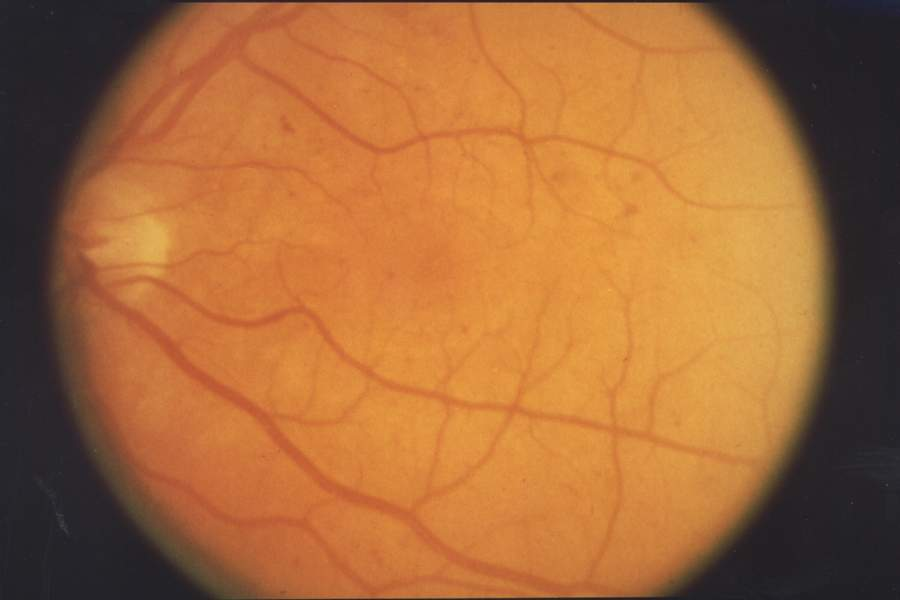
#> input picture uploads/8f3bd05e278444f48cc10f25905b79f0.jpg, 900 x 600 px
$ python -i gradcam.py   (imports and definitions only)
#> lines starting #> are read from the running program, lines starting #| are printed output that depends on the picture
from pathlib import Path
import cv2
import numpy as np


def generate_gradcam(image_path: str, output_path: str = "figures/latest_gradcam.png") -> str:
#> called with output_path = 'figures/latest_gradcam.png'
    image = cv2.imread(image_path)
#> image is the input picture: shape (600, 900, 3); mean B, G, R 58.3, 105.9, 165.2
    if image is None:
        raise ValueError(f"Could not read image: {image_path}")

    image = cv2.resize(image, (512, 512))
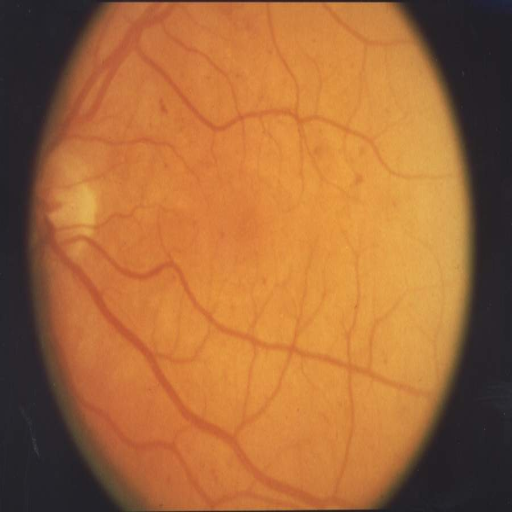
#> image: shape (512, 512, 3); mean B, G, R 58.2, 105.8, 165.1
    gray = cv2.cvtColor(image, cv2.COLOR_BGR2GRAY)
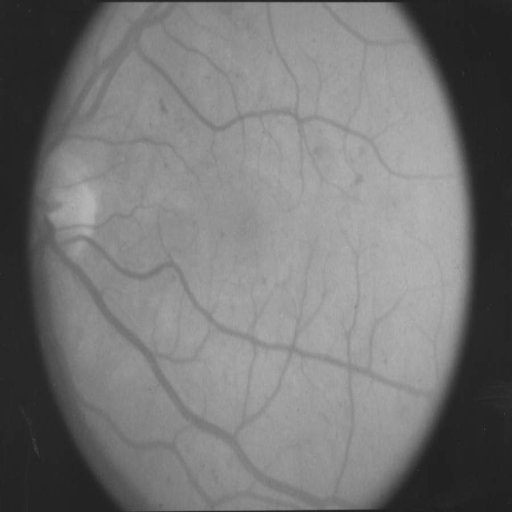
#> gray: shape (512, 512); min 30, max 182, mean 118.1
    heat = cv2.applyColorMap(gray, cv2.COLORMAP_JET)
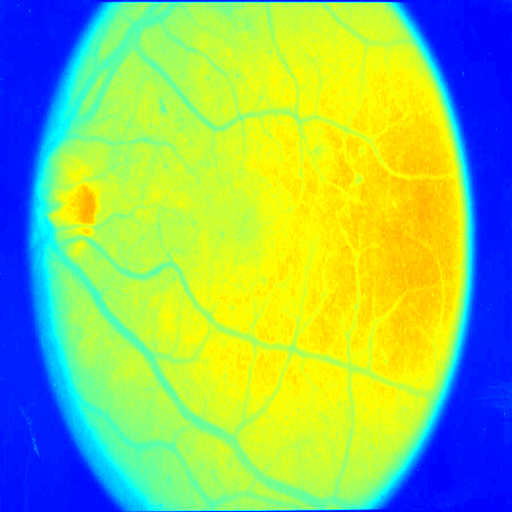
#> heat: shape (512, 512, 3); mean B, G, R 112.5, 193.1, 143
    overlay = cv2.addWeighted(image, 0.65, heat, 0.35, 0)
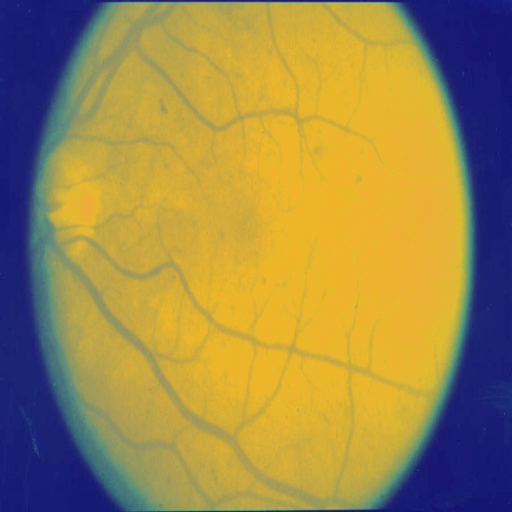
#> overlay: shape (512, 512, 3); mean B, G, R 77.2, 136.4, 157.4

    output = Path(output_path)
    output.parent.mkdir(parents=True, exist_ok=True)
    cv2.imwrite(str(output), overlay)
    return str(output)

>>> result = generate_gradcam('../uploads/8f3bd05e278444f48cc10f25905b79f0.jpg')

$ run again, on uploads/d3badd2ef01b4e0dbbf60213f840a901.jpg
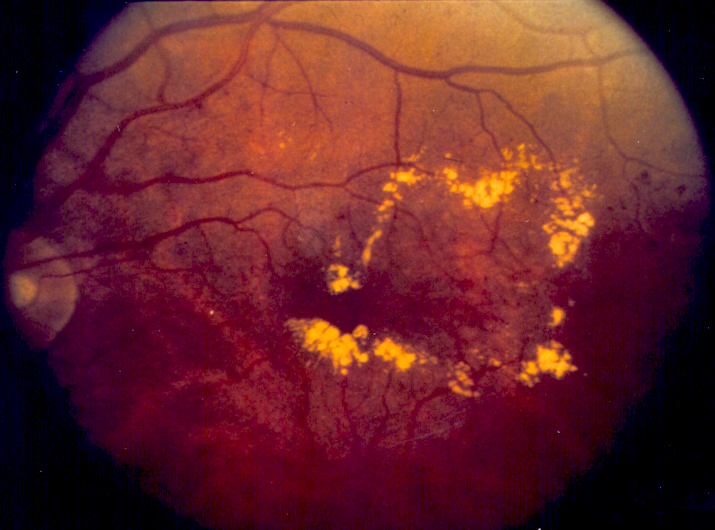
#> input picture uploads/d3badd2ef01b4e0dbbf60213f840a901.jpg, 715 x 530 px
#> in generate_gradcam, image is the input picture: shape (530, 715, 3); mean B, G, R 41.8, 37.1, 102.5
#> image: shape (512, 512, 3)
#> in generate_gradcam, `heat = cv2.applyColorMap(gray, cv2.COLORMAP_JET)`:
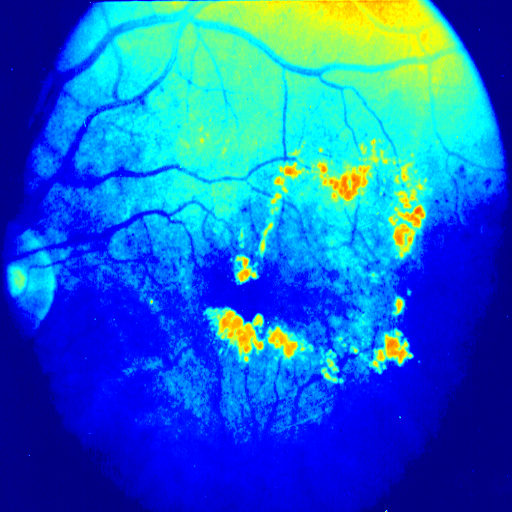
#> heat: shape (512, 512, 3); mean B, G, R 203.5, 104.4, 23.3
#> in generate_gradcam, `overlay = cv2.addWeighted(image, 0.65, heat, 0.35, 0)`:
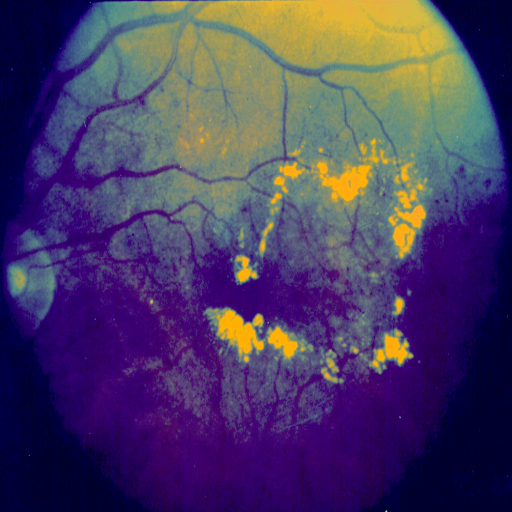
#> overlay: shape (512, 512, 3); mean B, G, R 98.3, 60.6, 74.7

$ run again, on uploads/428e192351104e60b714003d82ebb64e.png
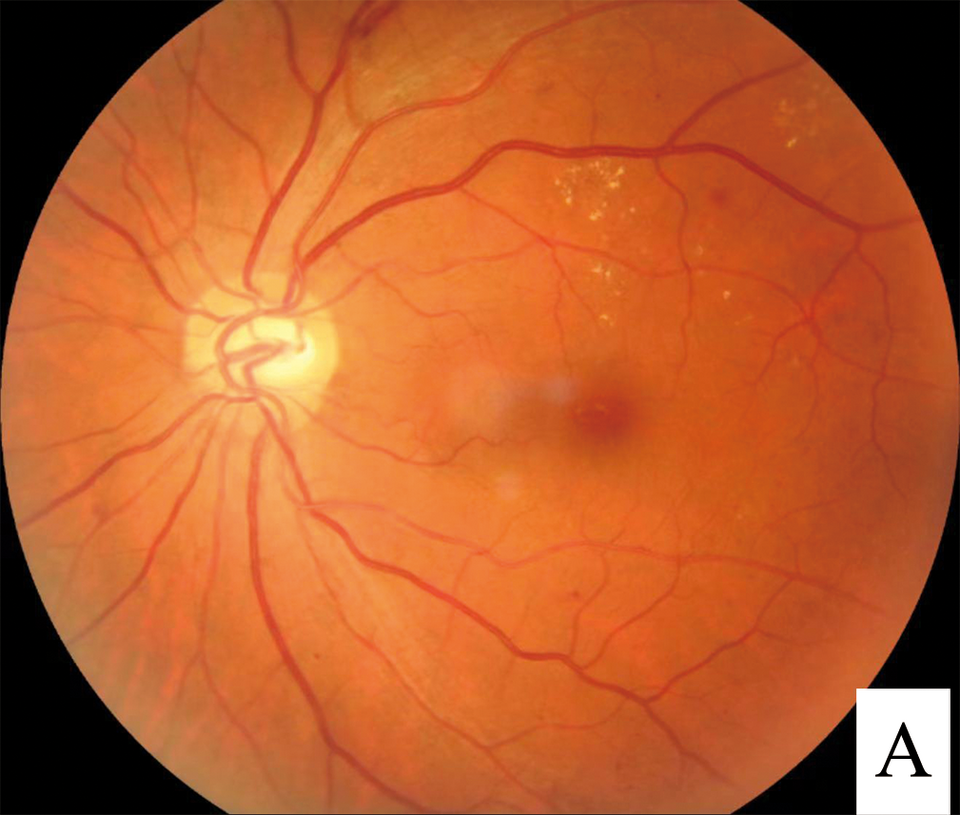
#> input picture uploads/428e192351104e60b714003d82ebb64e.png, 960 x 815 px
#> in generate_gradcam, image is the input picture: shape (815, 960, 3); mean B, G, R 45.3, 93.5, 183.9
#> image: shape (512, 512, 3)
#> in generate_gradcam, `heat = cv2.applyColorMap(gray, cv2.COLORMAP_JET)`:
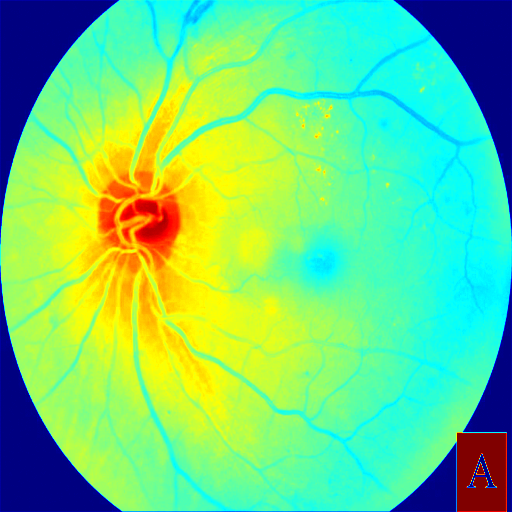
#> heat: shape (512, 512, 3); mean B, G, R 126.6, 213.2, 112.2
#> in generate_gradcam, `overlay = cv2.addWeighted(image, 0.65, heat, 0.35, 0)`:
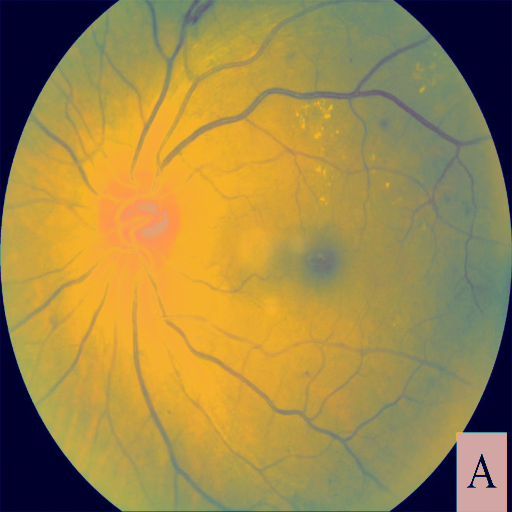
#> overlay: shape (512, 512, 3); mean B, G, R 73.7, 135.3, 158.8
